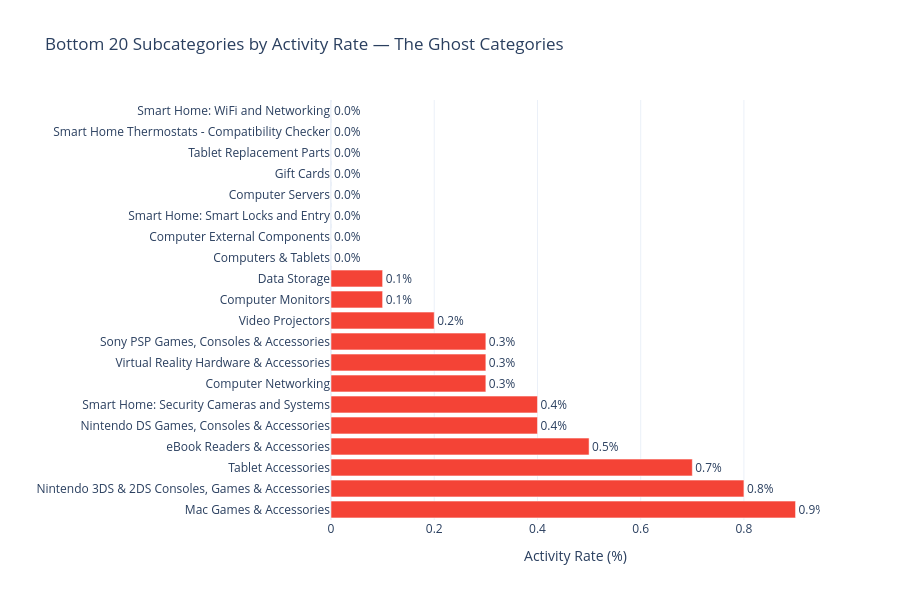

Source (notebook cell):
### Markdown cell above
### 3.5 — Ghost Marketplace: Bottom 20 by Activity

Categories where most listings are dead weight.

### Code cell
bottom20_activity = df_sub.nsmallest(20, ACTIVE_COL)

fig = px.bar(
    bottom20_activity,
    x=ACTIVE_COL,
    y=SUBCAT_COL,
    orientation='h',
    title='Bottom 20 Subcategories by Activity Rate — The Ghost Categories',
    labels={ACTIVE_COL: 'Activity Rate (%)', SUBCAT_COL: ''},
    template=TEMPLATE,
    color_discrete_sequence=['#F44336']
)
fig.update_layout(yaxis={'categoryorder': 'total descending'}, height=600)
fig.update_traces(texttemplate='%{x:.1f}%', textposition='outside')
save_chart(fig, '05_ghost_categories')
fig.show()

### Figure 1 — Plotly figure (JSON) as saved in the notebook; plotly's stock layout.template omitted (floating-point values rounded to 4 significant figures)
{"data": [{"hovertemplate": "Activity Rate (%)=%{x}<br>=%{y}<extra></extra>", "legendgroup": "", "marker": {"color": "#F44336", "pattern": {"shape": ""}}, "name": "", "orientation": "h", "showlegend": false, "textposition": "outside", "texttemplate": "%{x:.1f}%", "type": "bar", "x": [0.0, 0.0, 0.0, 0.0, 0.0, 0.0, 0.0, 0.0, 0.1, 0.1, 0.2, 0.3, 0.3, 0.3, 0.4, 0.4, 0.5, 0.7, 0.8, 0.9], "xaxis": "x", "y": ["Computers & Tablets", "Computer External Components", "Smart Home: Smart Locks and Entry", "Computer Servers", "Gift Cards", "Tablet Replacement Parts", "Smart Home Thermostats - Compatibility Checker", "Smart Home: WiFi and Networking", "Computer Monitors", "Data Storage", "Video Projectors", "Computer Networking", "Virtual Reality Hardware & Accessories", "Sony PSP Games, Consoles & Accessories", "Nintendo DS Games, Consoles & Accessories", "Smart Home: Security Cameras and Systems", "eBook Readers & Accessories", "Tablet Accessories", "Nintendo 3DS & 2DS Consoles, Games & Accessories", "Mac Games & Accessories"], "yaxis": "y"}], "layout": {"barmode": "relative", "height": 600, "legend": {"tracegroupgap": 0}, "title": {"text": "Bottom 20 Subcategories by Activity Rate — The Ghost Categories"}, "xaxis": {"anchor": "y", "domain": [0, 1], "title": {"text": "Activity Rate (%)"}}, "yaxis": {"anchor": "x", "categoryorder": "total descending", "domain": [0, 1], "title": {"text": ""}}}}
